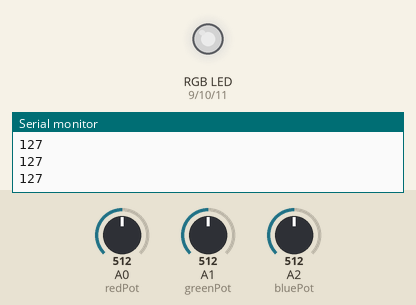
Bench run of a sketch on a simulated Arduino Uno, built with avr-gcc and run on an emulated ATmega328P. Shown: an RGB LED mixed from three pins (HIGH = lit), the last lines printed to the serial monitor. The test bench sets the inputs (shaded band); at power-on: A0 (redPot) = 512, A1 (greenPot) = 512, A2 (bluePot) = 512. Dim RGB values are drawn brighter than linear.

Above: at 1.8 s.
1.9 s: A0 (redPot) set to 716
At 2.6 s:
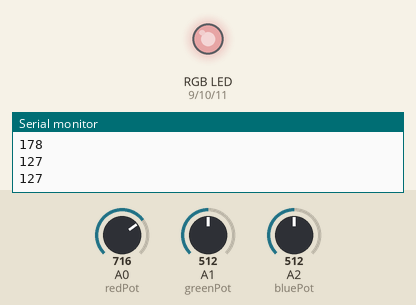
3.5 s: A1 (greenPot) set to 900
At 5.2 s:
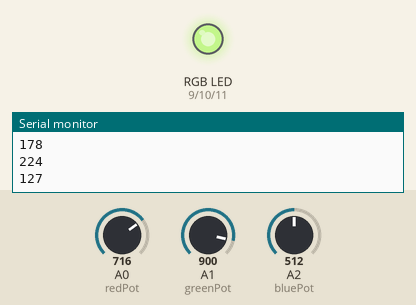
5.5 s: A2 (bluePot) set to 122
At 7.0 s:
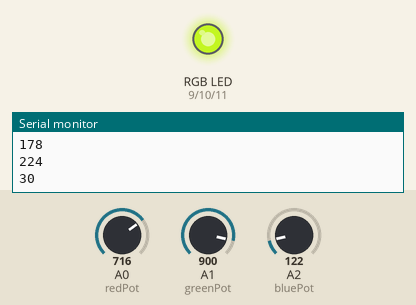
7.5 s: A2 (bluePot) set to 0
At 8.6 s:
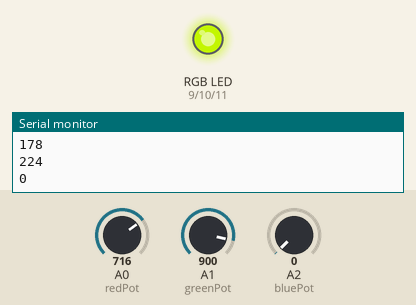
9.5 s: A0 (redPot) set to 1023
At 11.2 s:
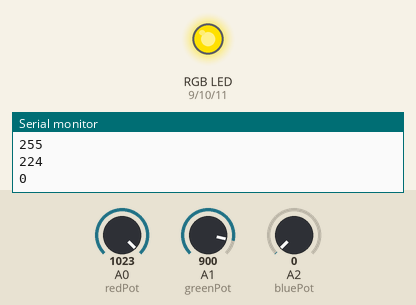
11.5 s: A1 (greenPot) set to 306
At 13.0 s:
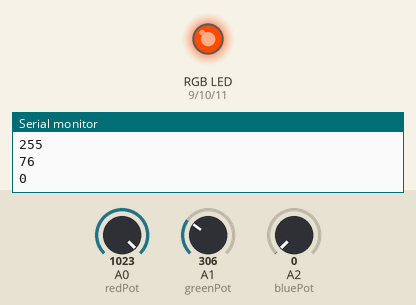
Timing chart, 0 to 14.5 s (numbered marks = the images above; inputs shaded):
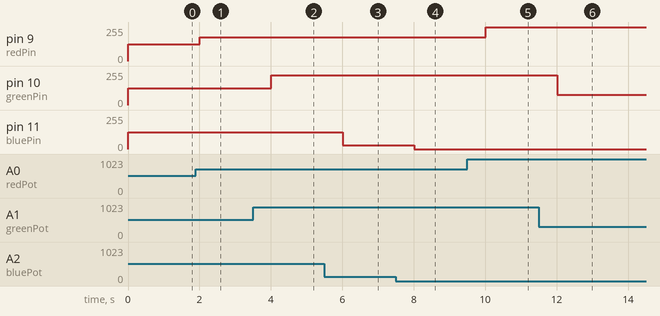

Measured:
- after the input at 1.9 s, pin 9 (redPin): 127/255 → 178/255 after 0.10 s
- after the input at 3.5 s, pin 10 (greenPin): 127/255 → 224/255 after 0.50 s
- after the input at 5.5 s, pin 11 (bluePin): 127/255 → 30/255 after 0.51 s
- after the input at 7.5 s, pin 11 (bluePin): 30/255 → 0/255 after 0.51 s
- after the input at 9.5 s, pin 9 (redPin): 178/255 → 255/255 after 0.51 s
- after the input at 11.5 s, pin 10 (greenPin): 224/255 → 76/255 after 0.51 s

The sketch:

analogRGBControl.ino
```cpp
const int redPin = 9;
const int greenPin = 10;
const int bluePin = 11;
const int redPot = A0;
const int greenPot = A1;
const int bluePot = A2;
int redValue = 0;
int greenValue = 0;
int blueValue = 0;

void setup() {
  // put your setup code here, to run once:
  pinMode(redPot, INPUT);
  pinMode(greenPot, INPUT);
  pinMode(bluePot, INPUT);
  pinMode(redPin, OUTPUT);
  pinMode(greenPin, OUTPUT);
  pinMode(bluePin, OUTPUT);
  Serial.begin(9600);
}

void loop() {
  // put your main code here, to run repeatedly:
  redValue = map(analogRead(redPot), 0, 1023, 0, 255);
  greenValue = map(analogRead(greenPot), 0, 1023, 0,255);
  blueValue = map(analogRead(bluePot), 0, 1023, 0, 255);
  analogWrite(redPin, redValue);
  analogWrite(greenPin, greenValue);
  analogWrite(bluePin, blueValue);
  //to check if the problem is in the program or in the hardware
  Serial.println(redValue);
  Serial.println(greenValue);
  Serial.println(blueValue);
  delay(1000);


}
```
